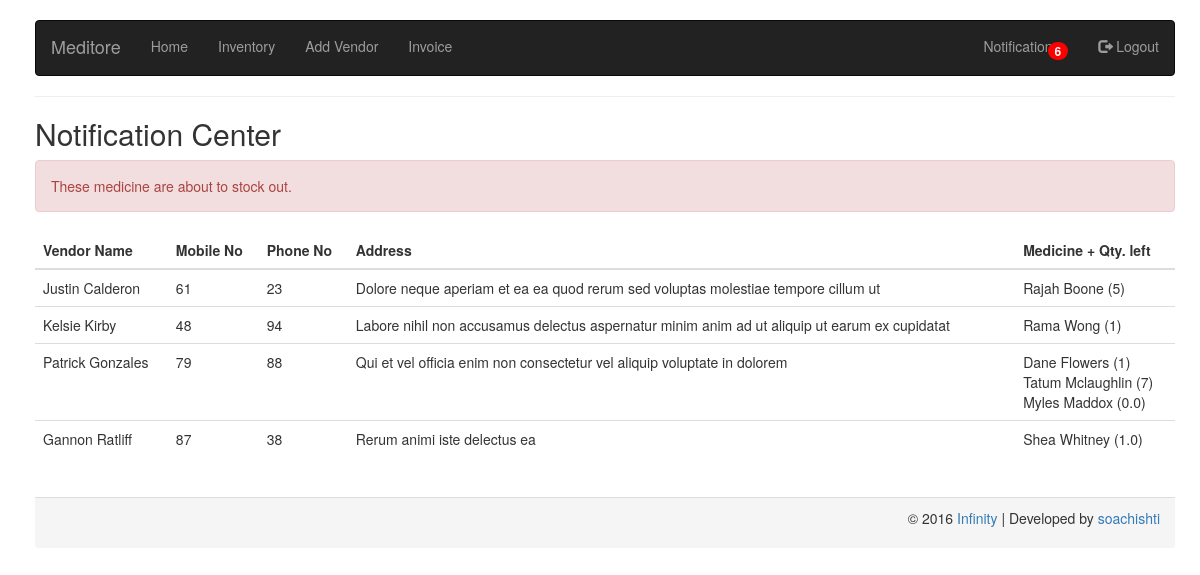
The app's page /notification (signed in) with its own data.
### tables this page shows
CREATE TABLE IF NOT EXISTS `medicine` (
  `id` int(11) NOT NULL AUTO_INCREMENT,
  `name` varchar(255) NOT NULL,
  `type` varchar(255) NOT NULL,
  `potency` varchar(255) NOT NULL,
  `vendor` int(11) NOT NULL,
  `sale_price` float NOT NULL,
  `purchase_price` float NOT NULL,
  `tab_amount` int(11) NOT NULL,
  `pack_quanlity` int(11) NOT NULL,
  `company_name` varchar(64) NOT NULL,
  `description` varchar(255) NOT NULL,
  PRIMARY KEY (`id`),
  UNIQUE KEY `name` (`name`),
  KEY `vendor` (`vendor`)
);

CREATE TABLE IF NOT EXISTS `vendor` (
  `id` int(11) NOT NULL AUTO_INCREMENT,
  `name` varchar(255) NOT NULL,
  `address` varchar(255) NOT NULL,
  `phone_no` varchar(255) NOT NULL,
  `mobile_no` varchar(64) NOT NULL,
  `description` varchar(255) NOT NULL,
  PRIMARY KEY (`id`)
);

### misc.php (called while the page is built, shortened)
<?php
        function get_route() {
            $r = explode("/", $_SERVER['REQUEST_URI']);
            $r = end($r);
            $r = explode("?", $r)[0];
            $r = explode("#", $r)[0];
            return $r;
        }

### config.php (called while the page is built, shortened)
<?php
$notification = 10;

### view/notification.php (the view)
        <h2>Notification Center</h2>
       <?php
        $query1 = "SELECT m.name AS medicine_name, m.pack_quanlity, v.name AS vendor_name, v.address, v.phone_no, v.mobile_no FROM medicine AS m JOIN vendor AS v ON m.vendor = v.id WHERE pack_quanlity < $notification AND tab_amount = 0 ORDER BY vendor_name;";
        $query2 = "SELECT * FROM (
        SELECT m.name AS medicine_name, ROUND(m.pack_quanlity/m.tab_amount, 1) AS pack_quanlity, v.name AS vendor_name, v.address, v.phone_no, v.mobile_no FROM medicine AS m JOIN vendor AS v ON m.vendor = v.id WHERE m.tab_amount != 0 ORDER BY vendor_name) AS x WHERE pack_quanlity < $notification;";
       $result1 = $mysqli->query($query1);
       $result2 = $mysqli->query($query2);
    if ($result1) {
        if ($result1->num_rows == 0 && $result1->num_rows == 0) {
            ?>
                                <div class="alert alert-success">
  <strong>Stock normal!</strong> You have stock in bulk.
</div>
            <?php
            die();
        }
        else {
        ?>
                <div class="alert alert-danger">
  These medicine are about to stock out.
</div>
        <?php
        $data = array();
        while ($row = $result1->fetch_assoc()) {
            $data[$row['vendor_name']][] = $row;
        }
        while ($row = $result2->fetch_assoc()) {
            $data[$row['vendor_name']][] = $row;
        }
        ?>
        <table class="table table-hover">
    <thead>
      <tr>
        <th>Vendor Name</th>
        <th>Mobile No</th>
        <th>Phone No</th>
        <th>Address</th>
        <th>Medicine + Qty. left</th>
      </tr>
    </thead>
    <tbody>
      <?php
        foreach($data as $vendor => $medicine) {
            echo "<tr>";
            echo "<td>" . $vendor . "</td>";
            echo "<td>" . $medicine[0]['mobile_no'] . "</td>";
            echo "<td>" . $medicine[0]['phone_no'] . "</td>";
            echo "<td>" . $medicine[0]['address'] . "</td>";
            echo "<td>";
            foreach($medicine as $m) {
                echo  $m['medicine_name'] . " (" . $m['pack_quanlity'] . ")<br />";
            }
            echo "</td>";
            echo "</tr>";
        }
      ?>
    </tbody>
  </table>
        <?php
        }
    }
    ?>

### index.php (shortened to what this page needs)
<?php
include ("config.php");
include ("misc.php");
$sub_diretory = '/meditore/';
$route = get_route();
$file = "view/" . $route . ".php";
if (empty($route)) {
    header('Location: index') ;
}
else if (file_exists("view/" . $route . ".php")) {
    include ($file);
}
else {
    include ("view/404.php");
}
include ("template/frontend.php");

### template/header.php (shortened to what this page needs)
<!DOCTYPE html>
<html lang="en">
<head>
    <link rel="stylesheet" href="css/sweetalert.css">
    <link rel="stylesheet" href="css/style.css">
    <link rel="stylesheet" href="css/bootstrap.min.css">
</head>
<body>
<div class="container centered">

### template/frontend.php (shortened to what this page needs)
<?php
$body = ob_get_contents();
include ("template/header.php");
if (!in_array($route, array("login", "logout")))
    include ("template/header_menu.php");
echo $body;
include ("template/footer.php");

### template/header_menu.php
<?php
$menu = array(
    "index" => "Home",
    "inventory" => "Inventory",
    "addvendor" => "Add Vendor",
    "invoice" => "Invoice",
);
$query = "SELECT name FROM medicine WHERE pack_quanlity < $notification AND tab_amount = 0";
$result = $mysqli->query($query);
$limit_count = $result->num_rows;
$query = "SELECT name FROM (SELECT name, (pack_quanlity/tab_amount) AS pk_qty FROM medicine WHERE tab_amount != 0) AS x WHERE x.pk_qty < $notification";
$result = $mysqli->query($query);
$limit_count += $result->num_rows;
?>
<nav class="navbar navbar-inverse">
  <div class="container-fluid">
    <div class="navbar-header">
      <a class="navbar-brand" href="#">Meditore</a>
    </div>
    <ul class="nav navbar-nav">
        <?php
            foreach ($menu as $key => $value) {
                echo '<li class="' . (($route == $key) ? 'active' : '') . '"><a href="'.$key.'">' . $value . '</a></li>';
            }
        ?>
    </ul>
    <ul class="nav navbar-nav navbar-right">
      <li><a href="notification">Notification<span class="badge" style="background-color: red; margin: 5px 0 0 -5px; z-index:0;"><?php echo $limit_count; ?></span></a></li>
      <li><a href="logout"><span class="glyphicon glyphicon-log-out"></span> Logout</a></li>
    </ul>
  </div>
</nav>
<hr />

### template/footer.php
<br /><div class="panel-footer" style="text-align: right;">
        <p>&copy; <?php echo date("Y", strtotime("now")); ?> <a href="">Infinity</a> | Developed by <a href="#">soachishti</a></p>
      </div>
</div>
</body>
</html>

### css/style.css (style rules this page uses)
body { padding:20px; }

### records on screen
medicine: vendor "Justin Calderon", vendor.mobile_no "61", vendor.phone_no "23", vendor.address "Dolore neque aperiam et ea ea quod rerum sed voluptas molestiae tempore cillum ut", name "Rajah Boone", pack_quanlity "5"
medicine: vendor "Kelsie Kirby", vendor.mobile_no "48", vendor.phone_no "94", vendor.address "Labore nihil non accusamus delectus aspernatur minim anim ad ut aliquip ut earum ex cupidatat", name "Rama Wong", pack_quanlity "1"
medicine: vendor "Patrick Gonzales", vendor.mobile_no "79", vendor.phone_no "88", vendor.address "Qui et vel officia enim non consectetur vel aliquip voluptate in dolorem", name "Dane Flowers", pack_quanlity "1", medicine_name "Myles Maddox", pack_quanlity "0.0"
medicine: name "Tatum Mclaughlin", pack_quanlity "7"

### other values on screen
$value "Home"
$value "Inventory"
$value "Add Vendor"
$value "Invoice"
$limit_count "6"
$vendor "Gannon Ratliff"
$medicine[0]['mobile_no'] "87"
$medicine[0]['phone_no'] "38"
$medicine[0]['address'] "Rerum animi iste delectus ea"
$m['medicine_name'] "Shea Whitney"
$m['pack_quanlity'] "1.0"
